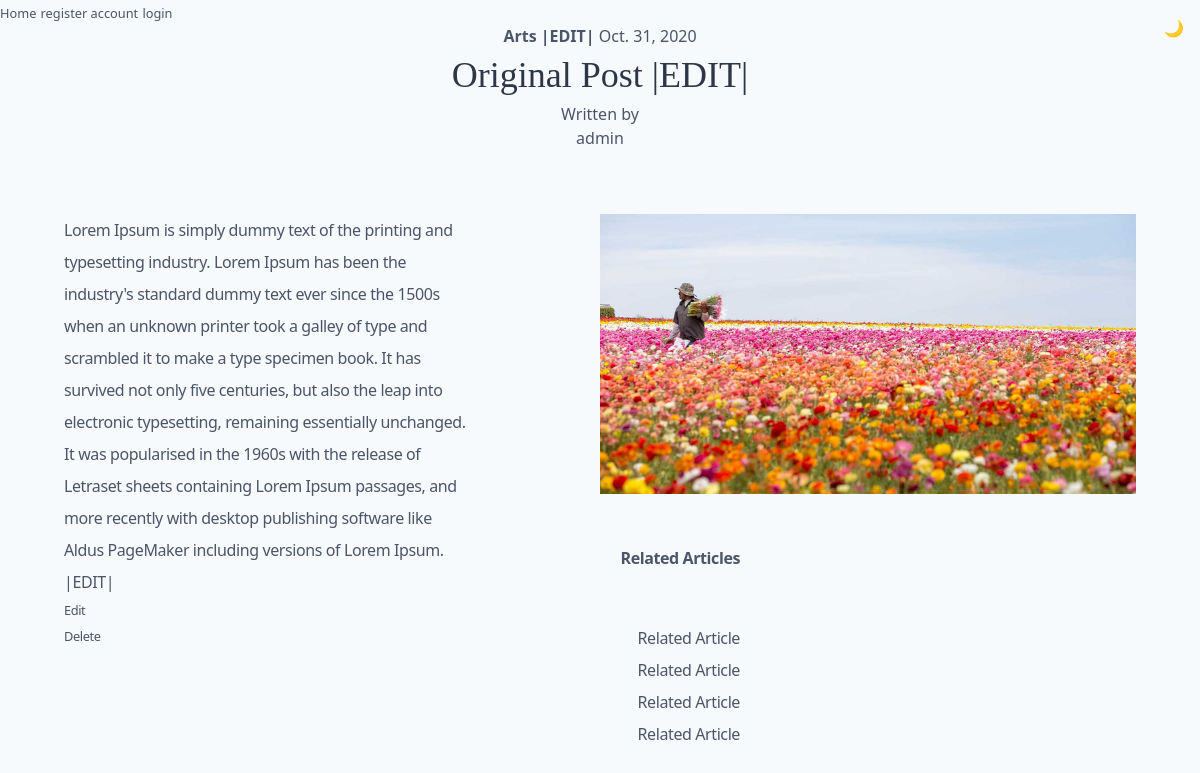
/post/1, run on the app's committed database.
### blogApp/models.py (models this page shows, shortened)
class Post(models.Model):  # Null and auto if we don't have an image
    picture = models.ImageField(upload_to="images/", null=True, blank=True)
    title = models.CharField(max_length=255)
    category = models.CharField(max_length=100)
    author = models.ForeignKey(User, on_delete=models.CASCADE)
    body = models.TextField()
    date = models.DateField(auto_now_add=True)

### blogApp/views.py (the view)
# urls.py: path('post/<int:pk>', PostDetailView.as_view(), name='postDetails'),
class PostDetailView(DetailView):
    model = Post
    template_name = 'postDetails.html'

### blogApp/templates/postDetails.html (shortened to what this page needs)
<html>
<head>
  <link href="https://unpkg.com/tailwindcss@^1.0/dist/tailwind.min.css" rel="stylesheet">
</head>
<a href="{% url 'home' %}"><small>Home</small></a>
{% if user.is_authenticated %}
<a href="{% url 'logout' %}"><small>{{ ' logout' }}</small></a>
<a href="{% url 'add_post' %}"><small>{{ ' add post' }}</small></a>
{% else %}
<a href="{% url 'register' %}"><small>{{ 'register account' }}</small></a>
<a href="{% url 'login' %}"><small>{{ ' login' }}</small></a>
{% endif %}
<p class="text-center "><strong>{{ post.category }}</strong>{{ ' ' }}{{ post.date}}</p>
<p class="font-serif text-4xl text-gray-800 text-center">{{ post.title }}</p>
<p class="text-center ">{{ 'Written by' }}</p>
<p class="text-center ">{{ post.author }}</p>
<body class="bg-gray-100 text-gray-700 font-sans quicksand">
    <div class="p-6 sm:p-10 md:p-16 flex flex-wrap">
        <div class="w-full md:w-1/2 md:pr-32 order-3 md:order-1">
            <div class="max-w-md md:float-right md:text-left leading-loose tracking-tight md:sticky md:top-0 ">
                <ul class="flex flex-wrap justify-between flex-col">
                    {{ post.body }}
                        <a href="{% url 'update_post' post.pk %}"><small>Edit</small></a>
    <a href="{% url 'delete_post' post.pk %}"><small>Delete</small></a>
                </ul>
            </div>
        </div>
        <div class="w-full md:w-1/2 order-1 md:order-2">
     {% if post.picture %}
 <img class="object-center" src="{{ post.picture.url }}">
    {% endif %}
                    <div class="w-full md:w-1/2 md:pr-32 pt-12 md:pt-0 md:sticky md:bottom-0 order-4 md:order-3">
            <div class="max-w-md md:float-right md:text-right leading-loose tracking-tight md:mb-16">
                <p class="font-bold my-4 md:my-12">Related Articles</p>
                <ul class="flex flex-wrap justify-between flex-row md:flex-col">
                    <li><a href="#" class="nav mx-2 md:mx-0">Related Article</a></li>
                    <li><a href="#" class="nav mx-2 md:mx-0">Related Article</a></li>
                    <li><a href="#" class="nav mx-2 md:mx-0">Related Article</a></li>
                    <li><a href="#" class="nav mx-2 md:mx-0">Related Article</a></li>
                </ul>
            </div>
        </div>
        </div>
    </div>
    <div class="absolute top-0 right-0 h-12 w-18 p-4">
        <button class="js-change-theme focus:outline-none">🌙</button>
    </div>
</body>
</html>

### data on the page
Post: category "Arts |EDIT|", date "Oct. 31, 2020", title "Original Post |EDIT|", author "admin", body "Lorem Ipsum is simply dummy text of the printing and typesetting industry. Lorem Ipsum has been the industry's standard dummy text ever since the 1500s when an unknown printer took a galley of type and scrambled it to make a type specimen book. It has survived not only five centuries, but also the leap into electronic typesetting, remaining essentially unchanged. It was popularised in the 1960s with the release of Letraset sheets containing Lorem Ipsum passages, and more recently with desktop publishing software like Aldus PageMaker including versions of Lorem Ipsum. |EDIT|", picture (picture)

### other printed values
{{ 'register account' }} "register account"
{{ ' login' }} "login"
{{ 'Written by' }} "Written by"
